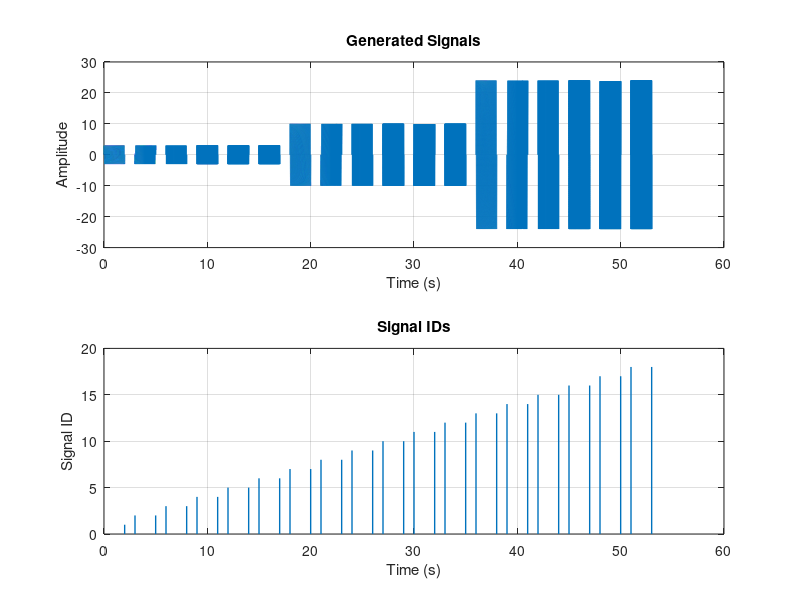

This figure's MATLAB source:
% Parameters
amplitudes = [3, 10, 24];        % Amplitude levels
frequencies = [10, 50];          % Frequency levels (Hz)
signalTypes = {@sin, @sawtooth, @square}; % Signal functions
signalDuration = 2;              % Duration of each signal in seconds
zeroDuration = 1;                % Duration of zero phase in seconds
samplingRate = 10000;             % Sampling frequency in Hz

% Derived parameters
dt = 1 / samplingRate;           % Time step
timeSignal = 0:dt:signalDuration-dt; % Time vector for each signal
timeZero = 0:dt:zeroDuration-dt;     % Time vector for zero phase

% Initialize signals
allSignals = [];                 % Container for all signals
signalIDs = [];                  % Container for signal IDs

% Generate signals
signalIndex = 1; % Signal ID counter
for amp = amplitudes
    for freq = frequencies
        for signalFunc = signalTypes
            % Generate current signal
            currentSignal = amp * signalFunc{1}(2 * pi * freq * timeSignal);
            
            % Append to full signal array
            allSignals = [allSignals, currentSignal, zeros(1, length(timeZero))];
            
            % Append corresponding signal IDs
            signalIDs = [signalIDs, signalIndex * ones(1, length(currentSignal)), zeros(1, length(timeZero))];
            
            % Increment signal ID
            signalIndex = signalIndex + 1;
        end
    end
end

% Create time vector for full signal
totalTime = 0:dt:(length(allSignals) - 1) * dt;

% Plot signals
figure;
subplot(2, 1, 1);
plot(totalTime, allSignals, 'LineWidth', 1);
xlabel('Time (s)');
ylabel('Amplitude');
title('Generated Signals');
grid on;

subplot(2, 1, 2);
plot(totalTime, signalIDs, 'LineWidth', 1);
xlabel('Time (s)');
ylabel('Signal ID');
title('Signal IDs');
grid on;
